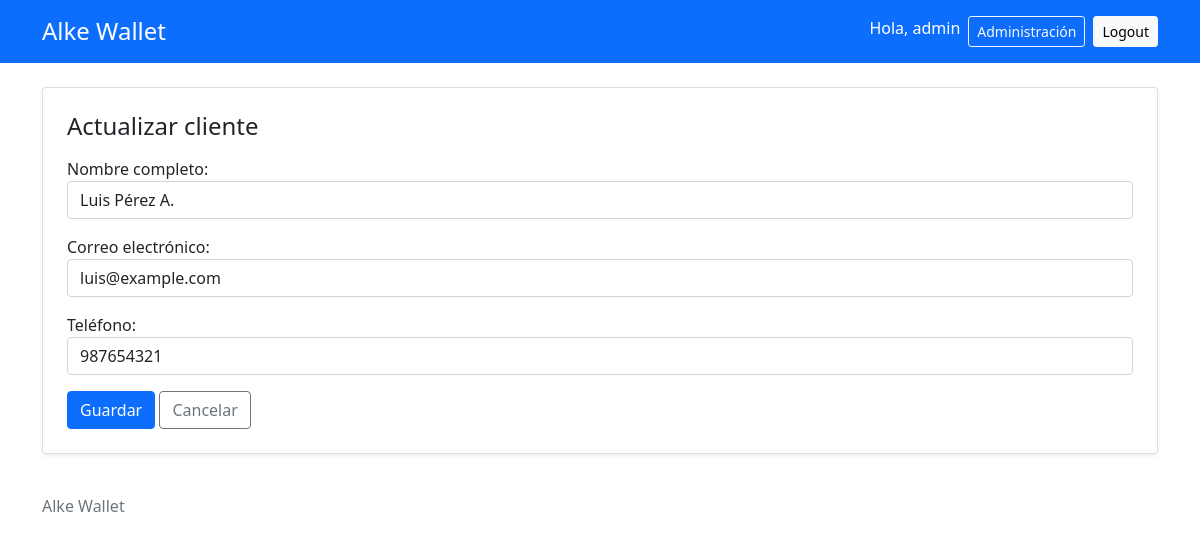
Screenshot of /clientes/19/editar/ (signed in) with the database file from the repository.
### gestion/models.py (models this page shows, shortened)
class Cliente(models.Model):
    nombre = models.CharField(max_length=100)
    email = models.EmailField(unique=True)
    telefono = models.CharField(max_length=20, blank=True)
    fecha_registro = models.DateTimeField(auto_now_add=True)
    class Meta:
        ordering = ["nombre"]
        verbose_name = "Cliente"
        verbose_name_plural = "Clientes"

### gestion/views.py (the view, shortened to what this page needs)
# urls.py: path("clientes/<int:pk>/editar/", ClienteUpdateView.as_view(), name="editar_cliente"),
class ClienteUpdateView(AccesoPersonalMixin, UpdateView):
    model = Cliente
    form_class = ClienteForm
    template_name = "gestion/form_cliente.html"
    success_url = reverse_lazy("lista_clientes")
    extra_context = {
        "titulo": "Actualizar cliente",
    }

### gestion/forms.py
class ClienteForm(forms.ModelForm):
    class Meta:
        model = Cliente
        fields = [
            "nombre",
            "email",
            "telefono",
        ]
        labels = {
            "nombre": "Nombre completo",
            "email": "Correo electrónico",
            "telefono": "Teléfono"
        }
        widgets = {
            "nombre": forms.TextInput(attrs={"class": "form-control"}),
            "email": forms.EmailInput(attrs={"class": "form-control"}),
            "telefono": forms.TextInput(attrs={"class": "form-control"}),
        }

### gestion/views.py (called while the page is built)
    def test_func(self):
        return self.request.user.is_staff

### gestion/templates/gestion/form_cliente.html (shortened to what this page needs)
{% extends "base.html" %}
{% block content %}
<div class="row justify-content-center">
    <div class="col-bd-8">
        <div class="card shadow-sm">
            <div class="card-body p-4">
                <h1 class="h4 mb-3">{{ titulo }}</h1>
                <form method="post">
                    {{form.as_p}}
                    <button class="btn btn-primary">Guardar</button>
                    <a href="{% url 'lista_clientes' %}" class="btn btn-outline-secondary">Cancelar</a>
                </form>
            </div>
        </div>
    </div>
</div>
{% endblock %}

### gestion/templates/base.html (shortened to what this page needs)
{% load static %}
<!DOCTYPE html>
<html lang="es">
    <head>
        <link href="https://cdn.jsdelivr.net/npm/bootstrap@5.0.2/dist/css/bootstrap.min.css" rel="stylesheet">
    </head>
    <body>
        <header class="bg-primary text-white py-3">
            <div class="container">
                <div class="d-flex flex-wrap gap-3 justify-content-between align-items-center">
                    <a href="{% url 'lista_clientes' %}" class="h4 text-white text-decoration-none mb-0">Alke Wallet</a>
                    {% if user.is_authenticated %}
                        <div class="d-flex flex-wrap gap-2">
                            <span>Hola, {{ user.username }}</span>
                            {% if user.is_staff %}
                                <a href="{% url 'admin:index' %}" class="btn btn-outline-light btn-sm">Administración</a>
                            {% endif %}
                            <form method="post" action="{% url 'logout' %}">
                                <button type="submit" class="btn btn-light btn-sm">Logout</button>
                            </form>
                        </div>
                    {% endif %}
                </div>
            </div>
        </header>
        <main class="container py-4">
            {% block content %}
            {% endblock %}
        </main>
        <footer class="container boder-top py-3 text-muted">
            Alke Wallet
        </footer>
    </body>
</html>

### rows the page displays
Cliente: nombre "Luis Pérez A.", email "luis@example.com", telefono "987654321"

### other values shown
{{ user.username }} "admin"
{{ titulo }} "Actualizar cliente"
